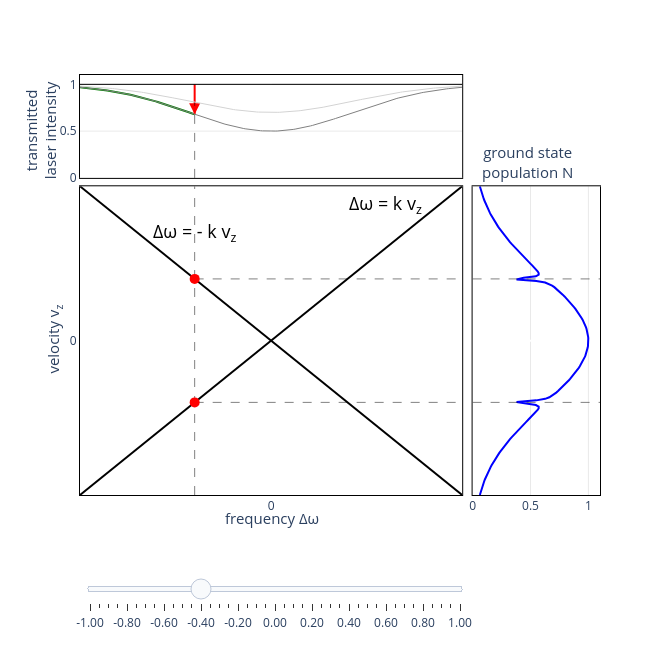

Notebook source saved alongside this figure:
### Code cell
import numpy as np
import plotly.graph_objects as go
from plotly.subplots import make_subplots
from scipy.stats import norm, cauchy

# FWHM = 2.355 * sigma, so sigma = FWHM / 2.355
fwhm = 1
sigma = fwhm / 2.355

# Prepare data
v = np.linspace(-1, 1, 100)
L = 1 * v
width = 0.02;


x_right = np.linspace(-1, 1, 200)

def profile_right(v0):
    exc1 = cauchy.pdf(2*(x_right-v0)/width) / cauchy.pdf(0)
    exc2 = cauchy.pdf(2*(x_right+v0)/width) / cauchy.pdf(0)
    if (v0==0):
        ngs = norm.pdf(x_right, 0, sigma)/norm.pdf(0, 0, sigma) * ( 1 - 0.55*exc1 )
    else:
        ngs = norm.pdf(x_right, 0, sigma)/norm.pdf(0, 0, sigma) * ( 1 - 0.45*exc1 ) * ( 1 - 0.45*exc2 )
    return ngs


# Bottom plot - Gaussian
#def gaussian_b(v0):
#    x_bottom = np.linspace(-1, 1, 200)
#    return profile_bottom(v0, x_bottom)

# Left plot - 1 - 0.5*Gaussian
#x_top = np.linspace(-1, 1, 200)
#gaussian_top = norm.pdf(x_top, 0, sigma)/norm.pdf(0, 0, sigma)
#profile_top = 1 - 0.3 * gaussian_top

def x_top(x):
    return np.linspace(-1, x, int(100*(1+x)))

def profile_top(x):
    return 1 - 0.3 * norm.pdf(x, 0, sigma)/norm.pdf(0, 0, sigma)

def profile2_top(x):
    return 1 - 0.5 * norm.pdf(x, 0, sigma)/norm.pdf(0, 0, sigma)

def profile_lambdip_top(x):
    return 1 - 0.5 * norm.pdf(x, 0, sigma)/norm.pdf(0, 0, sigma) + 0.15 * cauchy.pdf(2*x/(1.4*width)) / cauchy.pdf(0)




# Create subplots
fig = make_subplots(
    rows=2, cols=2,
    row_heights=[0.25, 0.75],
    column_widths=[0.75, 0.25],
    horizontal_spacing=0.02,
    vertical_spacing=0.02,
    specs=[[{"type": "xy"}, None],
           [{"type": "xy"}, {"type": "xy"}]]
)

# Create frames for animation/slider
v0_values = np.linspace(-1, 1, 41)  # 41 steps from -1 to 1
frames = []

for v0 in v0_values:
    frame_data = [
        # Top plot trace
        go.Scatter(x=x_top(v0), y=profile_lambdip_top(x_top(v0)), mode='lines', 
                   line=dict(color='green', width=2), showlegend=False),
        # Top plot arrow
        go.Scatter(x=[v0], y=[profile_lambdip_top(v0)],
                     mode="markers",
                     marker=dict(symbol='arrow-down', size=11, color="red")),
        go.Scatter(x=[v0,v0], y=[1,profile_lambdip_top(v0)], mode='lines', 
                   line=dict( color='red', width=2), showlegend=False),
        go.Scatter(x=[v0,v0], y=[0,profile_top(v0)], mode='lines', 
                   line=dict(dash='dash', color='black', width=0.5), showlegend=False),
        # Main plot line
        go.Scatter(x=v, y=L, mode='lines', 
                   line=dict(color='black', width=2), showlegend=False),
        go.Scatter(x=v, y=-L, mode='lines', 
                   line=dict(color='black', width=2), showlegend=False),
        # Main plot marker
        go.Scatter(x=[v0,v0], y=[-1,1], mode='lines', 
                   line=dict(dash='dash', color='black', width=0.5), showlegend=False),
        go.Scatter(x=[v0,1], y=[v0,v0], mode='lines', 
                   line=dict(dash='dash', color='black', width=0.5), showlegend=False),
        go.Scatter(x=[v0,1], y=[-v0,-v0], mode='lines', 
                   line=dict(dash='dash', color='black', width=0.5), showlegend=False),
        # Main plot dot
        go.Scatter(x=[v0], y=[v0], mode='markers',
                   marker=dict(size=10, color='red'), showlegend=False),
        go.Scatter(x=[v0], y=[-v0], mode='markers',
                   marker=dict(size=10, color='red'), showlegend=False),
        # Right plot
        go.Scatter(x=profile_right(v0), y=x_right, mode='lines',
                   line=dict(color='blue', width=2), showlegend=False),
        # Right plot marker
        go.Scatter(x=[0,1.1], y=[v0,v0], mode='lines', 
                   line=dict(dash='dash', color='black', width=0.5), showlegend=False),
        go.Scatter(x=[0,1.1], y=[-v0,-v0], mode='lines', 
                   line=dict(dash='dash', color='black', width=0.5), showlegend=False)
    ]
    frames.append(go.Frame(data=frame_data, name=str(v0)))

# Initial v0 = 0
v0_init = -0.95

# Add traces for initial state
# Top plot (row=1, col=1)
fig.add_trace(
    go.Scatter(x=x_top(v0_init), y=profile_lambdip_top(x_top(v0_init)), mode='lines',
               line=dict(color='green', width=2), showlegend=False),
    row=1, col=1
)
fig.add_trace(
    go.Scatter(x=[v0_init], y=[profile_lambdip_top(v0_init)],
                     mode="markers",
                     marker=dict(symbol='arrow-down', size=11, color="red")),
    row=1, col=1
)
fig.add_trace(
    go.Scatter(x=[v0_init,v0_init], y=[1,profile_lambdip_top(v0_init)], mode='lines', 
                   line=dict( color='red', width=2), showlegend=False),
    row=1, col=1
)
fig.add_trace(
    go.Scatter(x=[v0_init,v0_init], y=[profile_top(v0_init),0], mode='lines', 
                   line=dict(dash='dash', color='black', width=0.5), showlegend=False),
    row=1, col=1
)

# Main plot (row=1, col=2)
fig.add_trace(
    go.Scatter(x=v, y=L, mode='lines',
               line=dict(color='black', width=2), showlegend=False),
    row=2, col=1
)
fig.add_trace(go.Scatter(x=v, y=-L, mode='lines', 
                   line=dict(color='black', width=2), showlegend=False), row=2, col=1)
fig.add_trace(
    go.Scatter(x=[v0_init,v0_init], y=[-1,1], mode='lines', 
                   line=dict(dash='dash', color='black', width=0.5), showlegend=False),
    row=2, col=1
)
fig.add_trace(
    go.Scatter(x=[v0_init,1], y=[v0_init,v0_init], mode='lines', 
                   line=dict(dash='dash', color='black', width=0.5), showlegend=False),
    row=2, col=1
)
fig.add_trace(
    go.Scatter(x=[v0_init,1], y=[-v0_init,-v0_init], mode='lines', 
                   line=dict(dash='dash', color='black', width=0.5), showlegend=False),
    row=2, col=1
)
fig.add_trace(
    go.Scatter(x=[v0_init], y=[v0_init], mode='markers',
               marker=dict(size=10, color='red'), showlegend=False),
    row=2, col=1
)
fig.add_trace(
    go.Scatter(x=[v0_init], y=[-v0_init], mode='markers',
               marker=dict(size=10, color='red'), showlegend=False),
    row=2, col=1
)

# Right plot (row=2, col=2)
fig.add_trace(
    go.Scatter(x=profile_right(v0_init), y=x_right,  mode='lines',
               line=dict(color='blue', width=2), showlegend=False),
    row=2, col=2
)
fig.add_trace(
    go.Scatter(x=[0,1.1], y=[v0_init,v0_init], mode='lines', 
                   line=dict(dash='dash', color='black', width=0.5), showlegend=False),
    row=2, col=2
)
fig.add_trace(
    go.Scatter(x=[0,1.1], y=[-v0_init,-v0_init], mode='lines', 
                   line=dict(dash='dash', color='black', width=0.5), showlegend=False),
    row=2, col=2
)

# Add frames to figure
fig.frames = frames


# Settings to draw a black border line around the plot area
BORDER_SETTINGS = dict(
    showline=True, 
    linecolor='black', 
    linewidth=1, 
    mirror=True # This forces the line to be drawn on all four sides of the plot area
)

fig.add_hline(y=1, line_color="black", line_width=1, line_dash="solid", row=1, col=1)
fig.add_trace(go.Scatter(x=x_top(1), y=profile_top(x_top(1)), mode='lines',
               line=dict(color='lightgray', width=1), showlegend=False), row=1, col=1)
fig.add_trace(go.Scatter(x=x_top(1), y=profile2_top(x_top(1)), mode='lines',
               line=dict(color='gray', width=1), showlegend=False), row=1, col=1)
#fig.add_trace(go.Scatter(x=x_top(1), y=profile_lambdip_top(x_top(1)), mode='lines',
#               line=dict(color='green', width=2), showlegend=False), row=1, col=1)


# Update layout for top plot (row=1, col=1)
fig.update_xaxes( range=[-1, 1], showticklabels=False, showgrid=False, gridwidth=0.5, gridcolor='lightgray', zeroline=True, **BORDER_SETTINGS,row=1, col=1)
fig.update_yaxes( range=[0, 1.1], showgrid=True, gridwidth=0.5, gridcolor='lightgray', zeroline=True, side='left', **BORDER_SETTINGS, row=1, col=1)

# Update layout for main plot (row=1, col=2)
fig.update_xaxes( range=[-1, 1], showticklabels=True, tickvals=[0], showgrid=False, gridwidth=0.5, gridcolor='lightgray', zeroline=True, **BORDER_SETTINGS, row=2, col=1)
fig.update_yaxes( range=[-1, 1], tickvals=[0], showgrid=False, gridwidth=0.5, gridcolor='lightgray', zeroline=True, **BORDER_SETTINGS, row=2, col=1)

# Update layout for bottom plot (row=2, col=2)
fig.update_xaxes( range=[0, 1.1], showgrid=True, gridwidth=0.5, gridcolor='lightgray', zeroline=True, side='left', **BORDER_SETTINGS, row=2, col=2)
fig.update_yaxes( range=[-1, 1], showticklabels=False, showgrid=False, gridwidth=0.5, gridcolor='lightgray', zeroline=True, **BORDER_SETTINGS, row=2, col=2)

# Add slider
sliders = [dict(
    active=1,  # Start at v0=0 (middle of range)
    yanchor="top",
    y=-0.08,
    xanchor="left",
    x=0,
    currentvalue=dict(
        prefix="v0: ",
        visible=False,
        xanchor="right"
    ),
    pad=dict(b=10, t=50),
    len=0.75,
    steps=[dict(
        args=[[f.name], dict(
            frame=dict(duration=0, redraw=True),
            mode="immediate",
            transition=dict(duration=0)
        )],
        label=f"{v0:.2f}",
        method="animate"
    ) for f, v0 in zip(frames, v0_values)]
)]

fig.update_layout(
    sliders=sliders,
    height=650,
    width=650,
    showlegend=False,
    plot_bgcolor='white',
    margin=dict(l=80, r=50, t=75, b=75)
)

# Add annotations
fig.add_annotation( text="Δω = k v<sub>z</sub>", xref="x2", yref="y2", x=0.6, y=0.88, showarrow=False, font=dict(size=18, color='black'), xanchor='center')
fig.add_annotation( text="Δω = - k v<sub>z</sub>", xref="x2", yref="y2", x=-0.4, y=0.7, showarrow=False, font=dict(size=18, color='black'), xanchor='center')

# Labels using annotations to position them correctly
fig.add_annotation( text="transmitted<br>laser intensity", xref="paper", yref="paper", x=-0.075, y=0.99, showarrow=False, font=dict(size=15), textangle=-90, xanchor='center', yanchor='top')

fig.add_annotation( text="velocity v<sub>z</sub>", xref="paper", yref="paper", x=-0.05, y=0.37, showarrow=False, font=dict(size=15), textangle=-90, xanchor='center', yanchor='middle')

fig.add_annotation( text="frequency Δω", xref="paper", yref="paper", x=0.37, y=-0.025, showarrow=False, font=dict(size=15), xanchor='center', yanchor='top')

fig.add_annotation( text="ground state<br>population N", xref="paper", yref="paper", x=0.86, y=0.74, showarrow=False, font=dict(size=15), xanchor='center', yanchor='bottom')

fig.show()

### Figure 1 — Plotly figure (JSON) as saved in the notebook; plotly's stock layout.template omitted (floating-point values rounded to 4 significant figures; data arrays with more than 128 entries replaced by an {"elided": "..."} marker saying what was removed)
{"data": [{"line": {"color": "green", "width": 2}, "mode": "lines", "showlegend": false, "type": "scatter", "x": [-1.0, -0.9898, -0.9797, -0.9695, -0.9593, -0.9492, -0.939, -0.9288, -0.9186, -0.9085, -0.8983, -0.8881, -0.878, -0.8678, -0.8576, -0.8475, -0.8373, -0.8271, -0.8169, -0.8068, -0.7966, -0.7864, -0.7763, -0.7661, -0.7559, -0.7458, -0.7356, -0.7254, -0.7153, -0.7051, -0.6949, -0.6847, -0.6746, -0.6644, -0.6542, -0.6441, -0.6339, -0.6237, -0.6136, -0.6034, -0.5932, -0.5831, -0.5729, -0.5627, -0.5525, -0.5424, -0.5322, -0.522, -0.5119, -0.5017, -0.4915, -0.4814, -0.4712, -0.461, -0.4508, -0.4407, -0.4305, -0.4203, -0.4102, -0.4], "xaxis": "x", "y": [0.9688, 0.967, 0.9651, 0.9631, 0.9611, 0.9589, 0.9567, 0.9543, 0.9519, 0.9493, 0.9467, 0.9439, 0.9411, 0.9381, 0.935, 0.9318, 0.9285, 0.925, 0.9215, 0.9178, 0.914, 0.9101, 0.906, 0.9018, 0.8975, 0.8931, 0.8885, 0.8839, 0.879, 0.8741, 0.869, 0.8638, 0.8585, 0.8531, 0.8475, 0.8418, 0.836, 0.8301, 0.824, 0.8179, 0.8116, 0.8053, 0.7988, 0.7923, 0.7857, 0.7789, 0.7721, 0.7653, 0.7583, 0.7513, 0.7443, 0.7371, 0.73, 0.7228, 0.7156, 0.7083, 0.7011, 0.6938, 0.6866, 0.6793], "yaxis": "y"}, {"marker": {"color": "red", "size": 11, "symbol": "arrow-down"}, "mode": "markers", "type": "scatter", "x": [-0.4], "xaxis": "x", "y": [0.6793], "yaxis": "y"}, {"line": {"color": "red", "width": 2}, "mode": "lines", "showlegend": false, "type": "scatter", "x": [-0.4, -0.4], "xaxis": "x", "y": [1, 0.6793], "yaxis": "y"}, {"line": {"color": "black", "dash": "dash", "width": 0.5}, "mode": "lines", "showlegend": false, "type": "scatter", "x": [-0.4, -0.4], "xaxis": "x", "y": [0, 0.8075], "yaxis": "y"}, {"line": {"color": "black", "width": 2}, "mode": "lines", "showlegend": false, "type": "scatter", "x": [-1.0, -0.9798, -0.9596, -0.9394, -0.9192, -0.899, -0.8788, -0.8586, -0.8384, -0.8182, -0.798, -0.7778, -0.7576, -0.7374, -0.7172, -0.697, -0.6768, -0.6566, -0.6364, -0.6162, -0.596, -0.5758, -0.5556, -0.5354, -0.5152, -0.4949, -0.4747, -0.4545, -0.4343, -0.4141, -0.3939, -0.3737, -0.3535, -0.3333, -0.3131, -0.2929, -0.2727, -0.2525, -0.2323, -0.2121, -0.1919, -0.1717, -0.1515, -0.1313, -0.1111, -0.09091, -0.07071, -0.05051, -0.0303, -0.0101, 0.0101, 0.0303, 0.05051, 0.07071, 0.09091, 0.1111, 0.1313, 0.1515, 0.1717, 0.1919, 0.2121, 0.2323, 0.2525, 0.2727, 0.2929, 0.3131, 0.3333, 0.3535, 0.3737, 0.3939, 0.4141, 0.4343, 0.4545, 0.4747, 0.4949, 0.5152, 0.5354, 0.5556, 0.5758, 0.596, 0.6162, 0.6364, 0.6566, 0.6768, 0.697, 0.7172, 0.7374, 0.7576, 0.7778, 0.798, 0.8182, 0.8384, 0.8586, 0.8788, 0.899, 0.9192, 0.9394, 0.9596, 0.9798, 1.0], "xaxis": "x2", "y": [-1.0, -0.9798, -0.9596, -0.9394, -0.9192, -0.899, -0.8788, -0.8586, -0.8384, -0.8182, -0.798, -0.7778, -0.7576, -0.7374, -0.7172, -0.697, -0.6768, -0.6566, -0.6364, -0.6162, -0.596, -0.5758, -0.5556, -0.5354, -0.5152, -0.4949, -0.4747, -0.4545, -0.4343, -0.4141, -0.3939, -0.3737, -0.3535, -0.3333, -0.3131, -0.2929, -0.2727, -0.2525, -0.2323, -0.2121, -0.1919, -0.1717, -0.1515, -0.1313, -0.1111, -0.09091, -0.07071, -0.05051, -0.0303, -0.0101, 0.0101, 0.0303, 0.05051, 0.07071, 0.09091, 0.1111, 0.1313, 0.1515, 0.1717, 0.1919, 0.2121, 0.2323, 0.2525, 0.2727, 0.2929, 0.3131, 0.3333, 0.3535, 0.3737, 0.3939, 0.4141, 0.4343, 0.4545, 0.4747, 0.4949, 0.5152, 0.5354, 0.5556, 0.5758, 0.596, 0.6162, 0.6364, 0.6566, 0.6768, 0.697, 0.7172, 0.7374, 0.7576, 0.7778, 0.798, 0.8182, 0.8384, 0.8586, 0.8788, 0.899, 0.9192, 0.9394, 0.9596, 0.9798, 1.0], "yaxis": "y2"}, {"line": {"color": "black", "width": 2}, "mode": "lines", "showlegend": false, "type": "scatter", "x": [-1.0, -0.9798, -0.9596, -0.9394, -0.9192, -0.899, -0.8788, -0.8586, -0.8384, -0.8182, -0.798, -0.7778, -0.7576, -0.7374, -0.7172, -0.697, -0.6768, -0.6566, -0.6364, -0.6162, -0.596, -0.5758, -0.5556, -0.5354, -0.5152, -0.4949, -0.4747, -0.4545, -0.4343, -0.4141, -0.3939, -0.3737, -0.3535, -0.3333, -0.3131, -0.2929, -0.2727, -0.2525, -0.2323, -0.2121, -0.1919, -0.1717, -0.1515, -0.1313, -0.1111, -0.09091, -0.07071, -0.05051, -0.0303, -0.0101, 0.0101, 0.0303, 0.05051, 0.07071, 0.09091, 0.1111, 0.1313, 0.1515, 0.1717, 0.1919, 0.2121, 0.2323, 0.2525, 0.2727, 0.2929, 0.3131, 0.3333, 0.3535, 0.3737, 0.3939, 0.4141, 0.4343, 0.4545, 0.4747, 0.4949, 0.5152, 0.5354, 0.5556, 0.5758, 0.596, 0.6162, 0.6364, 0.6566, 0.6768, 0.697, 0.7172, 0.7374, 0.7576, 0.7778, 0.798, 0.8182, 0.8384, 0.8586, 0.8788, 0.899, 0.9192, 0.9394, 0.9596, 0.9798, 1.0], "xaxis": "x2", "y": [1.0, 0.9798, 0.9596, 0.9394, 0.9192, 0.899, 0.8788, 0.8586, 0.8384, 0.8182, 0.798, 0.7778, 0.7576, 0.7374, 0.7172, 0.697, 0.6768, 0.6566, 0.6364, 0.6162, 0.596, 0.5758, 0.5556, 0.5354, 0.5152, 0.4949, 0.4747, 0.4545, 0.4343, 0.4141, 0.3939, 0.3737, 0.3535, 0.3333, 0.3131, 0.2929, 0.2727, 0.2525, 0.2323, 0.2121, 0.1919, 0.1717, 0.1515, 0.1313, 0.1111, 0.09091, 0.07071, 0.05051, 0.0303, 0.0101, -0.0101, -0.0303, -0.05051, -0.07071, -0.09091, -0.1111, -0.1313, -0.1515, -0.1717, -0.1919, -0.2121, -0.2323, -0.2525, -0.2727, -0.2929, -0.3131, -0.3333, -0.3535, -0.3737, -0.3939, -0.4141, -0.4343, -0.4545, -0.4747, -0.4949, -0.5152, -0.5354, -0.5556, -0.5758, -0.596, -0.6162, -0.6364, -0.6566, -0.6768, -0.697, -0.7172, -0.7374, -0.7576, -0.7778, -0.798, -0.8182, -0.8384, -0.8586, -0.8788, -0.899, -0.9192, -0.9394, -0.9596, -0.9798, -1.0], "yaxis": "y2"}, {"line": {"color": "black", "dash": "dash", "width": 0.5}, "mode": "lines", "showlegend": false, "type": "scatter", "x": [-0.4, -0.4], "xaxis": "x2", "y": [-1, 1], "yaxis": "y2"}, {"line": {"color": "black", "dash": "dash", "width": 0.5}, "mode": "lines", "showlegend": false, "type": "scatter", "x": [-0.4, 1], "xaxis": "x2", "y": [-0.4, -0.4], "yaxis": "y2"}, {"line": {"color": "black", "dash": "dash", "width": 0.5}, "mode": "lines", "showlegend": false, "type": "scatter", "x": [-0.4, 1], "xaxis": "x2", "y": [0.4, 0.4], "yaxis": "y2"}, {"marker": {"color": "red", "size": 10}, "mode": "markers", "showlegend": false, "type": "scatter", "x": [-0.4], "xaxis": "x2", "y": [-0.4], "yaxis": "y2"}, {"marker": {"color": "red", "size": 10}, "mode": "markers", "showlegend": false, "type": "scatter", "x": [-0.4], "xaxis": "x2", "y": [0.4], "yaxis": "y2"}, {"line": {"color": "blue", "width": 2}, "mode": "lines", "showlegend": false, "type": "scatter", "x": {"elided": "200 float values"}, "xaxis": "x3", "y": {"elided": "200 float values"}, "yaxis": "y3"}, {"line": {"color": "black", "dash": "dash", "width": 0.5}, "mode": "lines", "showlegend": false, "type": "scatter", "x": [0, 1.1], "xaxis": "x3", "y": [-0.4, -0.4], "yaxis": "y3"}, {"line": {"color": "black", "dash": "dash", "width": 0.5}, "mode": "lines", "showlegend": false, "type": "scatter", "x": [0, 1.1], "xaxis": "x3", "y": [0.4, 0.4], "yaxis": "y3"}, {"line": {"color": "lightgray", "width": 1}, "mode": "lines", "showlegend": false, "type": "scatter", "x": {"elided": "200 float values"}, "xaxis": "x", "y": {"elided": "200 float values"}, "yaxis": "y"}, {"line": {"color": "gray", "width": 1}, "mode": "lines", "showlegend": false, "type": "scatter", "x": {"elided": "200 float values"}, "xaxis": "x", "y": {"elided": "200 float values"}, "yaxis": "y"}], "layout": {"annotations": [{"font": {"color": "black", "size": 18}, "showarrow": false, "text": "Δω = k v<sub>z</sub>", "x": 0.6, "xanchor": "center", "xref": "x2", "y": 0.88, "yref": "y2"}, {"font": {"color": "black", "size": 18}, "showarrow": false, "text": "Δω = - k v<sub>z</sub>", "x": -0.4, "xanchor": "center", "xref": "x2", "y": 0.7, "yref": "y2"}, {"font": {"size": 15}, "showarrow": false, "text": "transmitted<br>laser intensity", "textangle": -90, "x": -0.075, "xanchor": "center", "xref": "paper", "y": 0.99, "yanchor": "top", "yref": "paper"}, {"font": {"size": 15}, "showarrow": false, "text": "velocity v<sub>z</sub>", "textangle": -90, "x": -0.05, "xanchor": "center", "xref": "paper", "y": 0.37, "yanchor": "middle", "yref": "paper"}, {"font": {"size": 15}, "showarrow": false, "text": "frequency Δω", "x": 0.37, "xanchor": "center", "xref": "paper", "y": -0.025, "yanchor": "top", "yref": "paper"}, {"font": {"size": 15}, "showarrow": false, "text": "ground state<br>population N", "x": 0.86, "xanchor": "center", "xref": "paper", "y": 0.74, "yanchor": "bottom", "yref": "paper"}], "height": 650, "margin": {"b": 75, "l": 80, "r": 50, "t": 75}, "plot_bgcolor": "white", "shapes": [{"line": {"color": "black", "dash": "solid", "width": 1}, "type": "line", "x0": 0, "x1": 1, "xref": "x domain", "y0": 1, "y1": 1, "yref": "y"}], "showlegend": false, "sliders": [{"active": 12, "currentvalue": {"prefix": "v0: ", "visible": false, "xanchor": "right"}, "len": 0.75, "pad": {"b": 10, "t": 50}, "steps": [{"args": [["-1.0"], {"frame": {"duration": 0, "redraw": true}, "mode": "immediate", "transition": {"duration": 0}}], "label": "-1.00", "method": "animate"}, {"args": [["-0.95"], {"frame": {"duration": 0, "redraw": true}, "mode": "immediate", "transition": {"duration": 0}}], "label": "-0.95", "method": "animate"}, {"args": [["-0.9"], {"frame": {"duration": 0, "redraw": true}, "mode": "immediate", "transition": {"duration": 0}}], "label": "-0.90", "method": "animate"}, {"args": [["-0.85"], {"frame": {"duration": 0, "redraw": true}, "mode": "immediate", "transition": {"duration": 0}}], "label": "-0.85", "method": "animate"}, {"args": [["-0.8"], {"frame": {"duration": 0, "redraw": true}, "mode": "immediate", "transition": {"duration": 0}}], "label": "-0.80", "method": "animate"}, {"args": [["-0.75"], {"frame": {"duration": 0, "redraw": true}, "mode": "immediate", "transition": {"duration": 0}}], "label": "-0.75", "method": "animate"}, {"args": [["-0.7"], {"frame": {"duration": 0, "redraw": true}, "mode": "immediate", "transition": {"duration": 0}}], "label": "-0.70", "method": "animate"}, {"args": [["-0.6499999999999999"], {"frame": {"duration": 0, "redraw": true}, "mode": "immediate", "transition": {"duration": 0}}], "label": "-0.65", "method": "animate"}, {"args": [["-0.6"], {"frame": {"duration": 0, "redraw": true}, "mode": "immediate", "transition": {"duration": 0}}], "label": "-0.60", "method": "animate"}, {"args": [["-0.55"], {"frame": {"duration": 0, "redraw": true}, "mode": "immediate", "transition": {"duration": 0}}], "label": "-0.55", "method": "animate"}, {"args": [["-0.5"], {"frame": {"duration": 0, "redraw": true}, "mode": "immediate", "transition": {"duration": 0}}], "label": "-0.50", "method": "animate"}, {"args": [["-0.44999999999999996"], {"frame": {"duration": 0, "redraw": true}, "mode": "immediate", "transition": {"duration": 0}}], "label": "-0.45", "method": "animate"}, {"args": [["-0.3999999999999999"], {"frame": {"duration": 0, "redraw": true}, "mode": "immediate", "transition": {"duration": 0}}], "label": "-0.40", "method": "animate"}, {"args": [["-0.35"], {"frame": {"duration": 0, "redraw": true}, "mode": "immediate", "transition": {"duration": 0}}], "label": "-0.35", "method": "animate"}, {"args": [["-0.29999999999999993"], {"frame": {"duration": 0, "redraw": true}, "mode": "immediate", "transition": {"duration": 0}}], "label": "-0.30", "method": "animate"}, {"args": [["-0.25"], {"frame": {"duration": 0, "redraw": true}, "mode": "immediate", "transition": {"duration": 0}}], "label": "-0.25", "method": "animate"}, {"args": [["-0.19999999999999996"], {"frame": {"duration": 0, "redraw": true}, "mode": "immediate", "transition": {"duration": 0}}], "label": "-0.20", "method": "animate"}, {"args": [["-0.1499999999999999"], {"frame": {"duration": 0, "redraw": true}, "mode": "immediate", "transition": {"duration": 0}}], "label": "-0.15", "method": "animate"}, {"args": [["-0.09999999999999998"], {"frame": {"duration": 0, "redraw": true}, "mode": "immediate", "transition": {"duration": 0}}], "label": "-0.10", "method": "animate"}, {"args": [["-0.04999999999999993"], {"frame": {"duration": 0, "redraw": true}, "mode": "immediate", "transition": {"duration": 0}}], "label": "-0.05", "method": "animate"}, {"args": [["0.0"], {"frame": {"duration": 0, "redraw": true}, "mode": "immediate", "transition": {"duration": 0}}], "label": "0.00", "method": "animate"}, {"args": [["0.050000000000000044"], {"frame": {"duration": 0, "redraw": true}, "mode": "immediate", "transition": {"duration": 0}}], "label": "0.05", "method": "animate"}, {"args": [["0.10000000000000009"], {"frame": {"duration": 0, "redraw": true}, "mode": "immediate", "transition": {"duration": 0}}], "label": "0.10", "method": "animate"}, {"args": [["0.15000000000000013"], {"frame": {"duration": 0, "redraw": true}, "mode": "immediate", "transition": {"duration": 0}}], "label": "0.15", "method": "animate"}, {"args": [["0.20000000000000018"], {"frame": {"duration": 0, "redraw": true}, "mode": "immediate", "transition": {"duration": 0}}], "label": "0.20", "method": "animate"}, {"args": [["0.25"], {"frame": {"duration": 0, "redraw": true}, "mode": "immediate", "transition": {"duration": 0}}], "label": "0.25", "method": "animate"}, {"args": [["0.30000000000000004"], {"frame": {"duration": 0, "redraw": true}, "mode": "immediate", "transition": {"duration": 0}}], "label": "0.30", "method": "animate"}, {"args": [["0.3500000000000001"], {"frame": {"duration": 0, "redraw": true}, "mode": "immediate", "transition": {"duration": 0}}], "label": "0.35", "method": "animate"}, {"args": [["0.40000000000000013"], {"frame": {"duration": 0, "redraw": true}, "mode": "immediate", "transition": {"duration": 0}}], "label": "0.40", "method": "animate"}, {"args": [["0.4500000000000002"], {"frame": {"duration": 0, "redraw": true}, "mode": "immediate", "transition": {"duration": 0}}], "label": "0.45", "method": "animate"}, {"args": [["0.5"], {"frame": {"duration": 0, "redraw": true}, "mode": "immediate", "transition": {"duration": 0}}], "label": "0.50", "method": "animate"}, {"args": [["0.55"], {"frame": {"duration": 0, "redraw": true}, "mode": "immediate", "transition": {"duration": 0}}], "label": "0.55", "method": "animate"}, {"args": [["0.6000000000000001"], {"frame": {"duration": 0, "redraw": true}, "mode": "immediate", "transition": {"duration": 0}}], "label": "0.60", "method": "animate"}, {"args": [["0.6500000000000001"], {"frame": {"duration": 0, "redraw": true}, "mode": "immediate", "transition": {"duration": 0}}], "label": "0.65", "method": "animate"}, {"args": [["0.7000000000000002"], {"frame": {"duration": 0, "redraw": true}, "mode": "immediate", "transition": {"duration": 0}}], "label": "0.70", "method": "animate"}, {"args": [["0.75"], {"frame": {"duration": 0, "redraw": true}, "mode": "immediate", "transition": {"duration": 0}}], "label": "0.75", "method": "animate"}, {"args": [["0.8"], {"frame": {"duration": 0, "redraw": true}, "mode": "immediate", "transition": {"duration": 0}}], "label": "0.80", "method": "animate"}, {"args": [["0.8500000000000001"], {"frame": {"duration": 0, "redraw": true}, "mode": "immediate", "transition": {"duration": 0}}], "label": "0.85", "method": "animate"}, {"args": [["0.9000000000000001"], {"frame": {"duration": 0, "redraw": true}, "mode": "immediate", "transition": {"duration": 0}}], "label": "0.90", "method": "animate"}, {"args": [["0.9500000000000002"], {"frame": {"duration": 0, "redraw": true}, "mode": "immediate", "transition": {"duration": 0}}], "label": "0.95", "method": "animate"}, {"args": [["1.0"], {"frame": {"duration": 0, "redraw": true}, "mode": "immediate", "transition": {"duration": 0}}], "label": "1.00", "method": "animate"}], "x": 0, "xanchor": "left", "y": -0.08, "yanchor": "top"}], "width": 650, "xaxis": {"anchor": "y", "domain": [0, 0.735], "gridcolor": "lightgray", "gridwidth": 0.5, "linecolor": "black", "linewidth": 1, "mirror": true, "range": [-1, 1], "showgrid": false, "showline": true, "showticklabels": false, "type": "linear", "zeroline": true}, "xaxis2": {"anchor": "y2", "domain": [0, 0.735], "gridcolor": "lightgray", "gridwidth": 0.5, "linecolor": "black", "linewidth": 1, "mirror": true, "range": [-1, 1], "showgrid": false, "showline": true, "showticklabels": true, "tickvals": [0], "type": "linear", "zeroline": true}, "xaxis3": {"anchor": "y3", "domain": [0.755, 1], "gridcolor": "lightgray", "gridwidth": 0.5, "linecolor": "black", "linewidth": 1, "mirror": true, "range": [0, 1.1], "showgrid": true, "showline": true, "side": "left", "type": "linear", "zeroline": true}, "yaxis": {"anchor": "x", "domain": [0.755, 1], "gridcolor": "lightgray", "gridwidth": 0.5, "linecolor": "black", "linewidth": 1, "mirror": true, "range": [0, 1.1], "showgrid": true, "showline": true, "side": "left", "type": "linear", "zeroline": true}, "yaxis2": {"anchor": "x2", "domain": [0, 0.735], "gridcolor": "lightgray", "gridwidth": 0.5, "linecolor": "black", "linewidth": 1, "mirror": true, "range": [-1, 1], "showgrid": false, "showline": true, "tickvals": [0], "type": "linear", "zeroline": true}, "yaxis3": {"anchor": "x3", "domain": [0, 0.735], "gridcolor": "lightgray", "gridwidth": 0.5, "linecolor": "black", "linewidth": 1, "mirror": true, "range": [-1, 1], "showgrid": false, "showline": true, "showticklabels": false, "type": "linear", "zeroline": true}}}
